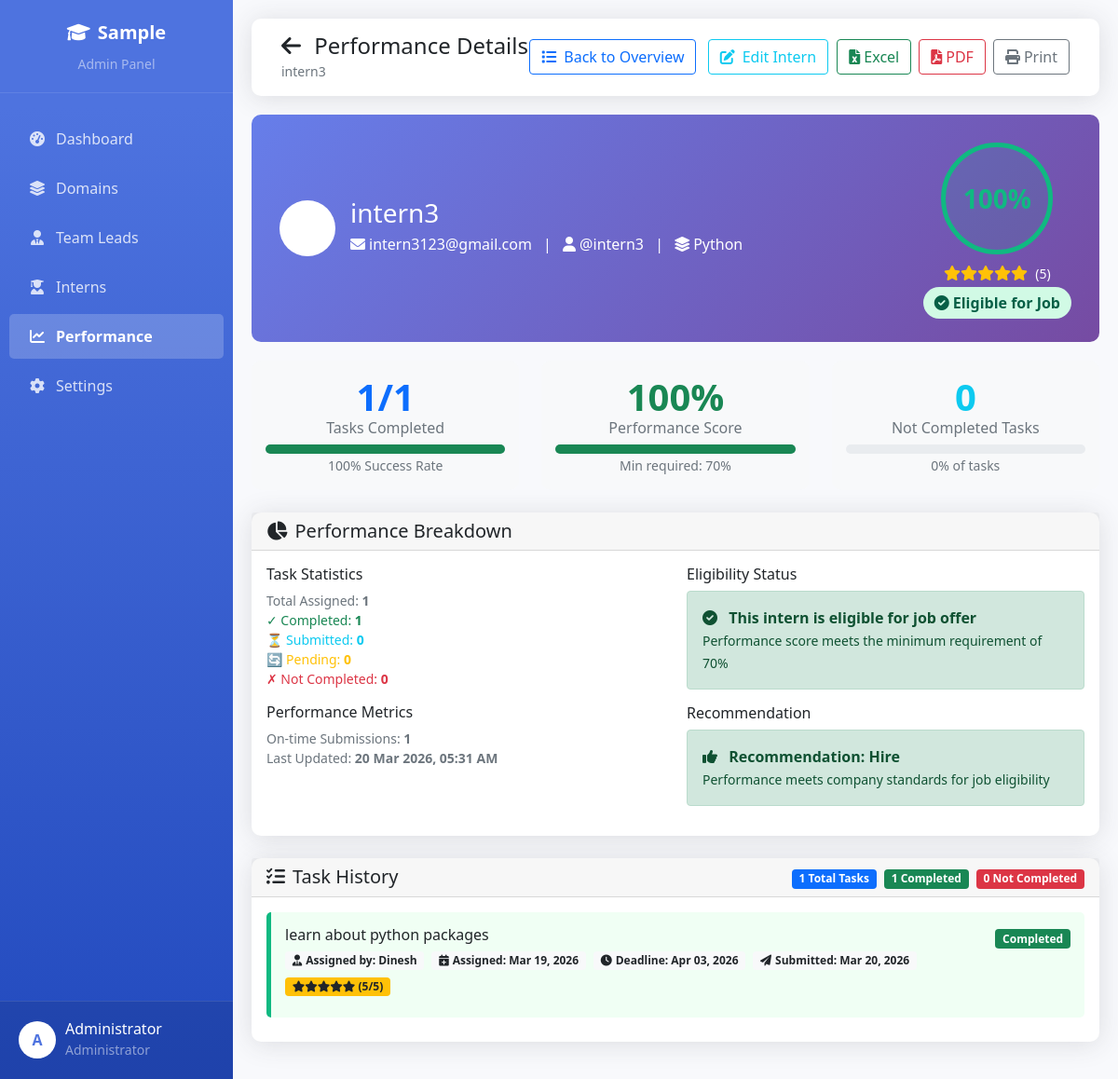
/admin/performance/details.php?intern_id=7 (signed in), run on the app's committed database.
### tables this page shows
CREATE TABLE `company_details` (
  `id` int(11) NOT NULL AUTO_INCREMENT,
  `company_name` varchar(255) NOT NULL,
  `admin_username` varchar(50) NOT NULL,
  `admin_password` varchar(255) NOT NULL,
  `internship_duration` varchar(100) DEFAULT NULL,
  `office_timing` varchar(100) DEFAULT NULL,
  `min_score_for_job` int(11) DEFAULT 70,
  `created_at` timestamp NOT NULL DEFAULT current_timestamp(),
  `updated_at` timestamp NOT NULL DEFAULT current_timestamp() ON UPDATE current_timestamp(),
  PRIMARY KEY (`id`)
);

CREATE TABLE `users` (
  `id` int(11) NOT NULL AUTO_INCREMENT,
  `username` varchar(50) NOT NULL,
  `password` varchar(255) NOT NULL,
  `email` varchar(100) NOT NULL,
  `full_name` varchar(100) NOT NULL,
  `role` enum('admin','team_lead','intern') NOT NULL,
  `domain_id` int(11) DEFAULT NULL,
  `phone` varchar(20) DEFAULT NULL,
  `join_date` date DEFAULT NULL,
  `end_date` date DEFAULT NULL,
  `is_active` tinyint(1) DEFAULT 1,
  `created_at` timestamp NOT NULL DEFAULT current_timestamp(),
  PRIMARY KEY (`id`),
  UNIQUE KEY `username` (`username`),
  UNIQUE KEY `email` (`email`)
);

CREATE TABLE `domains` (
  `id` int(11) NOT NULL AUTO_INCREMENT,
  `domain_name` varchar(100) NOT NULL,
  `description` text DEFAULT NULL,
  `created_by` int(11) DEFAULT NULL,
  `created_at` timestamp NOT NULL DEFAULT current_timestamp(),
  PRIMARY KEY (`id`)
);

CREATE TABLE `performance` (
  `id` int(11) NOT NULL AUTO_INCREMENT,
  `intern_id` int(11) DEFAULT NULL,
  `total_tasks_assigned` int(11) DEFAULT 0,
  `tasks_completed` int(11) DEFAULT 0,
  `tasks_not_completed` int(11) DEFAULT 0,
  `tasks_submitted` int(11) DEFAULT 0,
  `tasks_pending` int(11) DEFAULT 0,
  `on_time_submissions` int(11) DEFAULT 0,
  `performance_score` decimal(5,2) DEFAULT 0.00,
  `total_score` decimal(5,2) DEFAULT 0.00,
  `attendance_percentage` decimal(5,2) DEFAULT 0.00,
  `eligibility` enum('eligible','not_eligible','pending') DEFAULT 'pending',
  `last_updated` timestamp NOT NULL DEFAULT current_timestamp() ON UPDATE current_timestamp(),
  PRIMARY KEY (`id`)
);

CREATE TABLE `tasks` (
  `id` int(11) NOT NULL AUTO_INCREMENT,
  `title` varchar(255) NOT NULL,
  `description` text DEFAULT NULL,
  `instructions` text DEFAULT NULL,
  `assigned_to` int(11) DEFAULT NULL,
  `assigned_by` int(11) DEFAULT NULL,
  `domain_id` int(11) DEFAULT NULL,
  `status` enum('pending','submitted','completed','not_completed') DEFAULT 'pending',
  `assigned_date` timestamp NOT NULL DEFAULT current_timestamp(),
  `deadline` date DEFAULT NULL,
  `submitted_date` timestamp NULL DEFAULT NULL,
  `submitted_file` varchar(255) DEFAULT NULL,
  `submission_text` text DEFAULT NULL,
  `rating` int(11) DEFAULT 0,
  `feedback` text DEFAULT NULL,
  PRIMARY KEY (`id`)
);

### admin/performance/details.php (the view, shortened to what the rows shown need)
<?php
require_once '../../config/database.php';
$intern_id = isset($_GET['intern_id']) ? intval($_GET['intern_id']) : 0;
$company_query = "SELECT company_name, min_score_for_job FROM company_details LIMIT 1";
$company_result = mysqli_query($conn, $company_query);
$company_data = mysqli_fetch_assoc($company_result);
$company_name = $company_data['company_name'] ?? 'Intern Management System';
$min_score = $company_data['min_score_for_job'] ?? 70;
$intern_query = "
    SELECT
        u.id,
        u.full_name,
        u.username,
        u.email,
        d.domain_name,
        p.performance_score,
        p.eligibility,
        p.last_updated,
        (SELECT COUNT(*) FROM tasks t WHERE t.assigned_to = u.id) as total_tasks,
        (SELECT COUNT(*) FROM tasks t WHERE t.assigned_to = u.id AND t.status = 'completed') as completed_tasks_count,
        (SELECT COUNT(*) FROM tasks t WHERE t.assigned_to = u.id AND t.status = 'not_completed') as not_completed_count
    FROM users u
    LEFT JOIN domains d ON u.domain_id = d.id
    LEFT JOIN performance p ON u.id = p.intern_id
    WHERE u.id = $intern_id AND u.role = 'intern' AND u.is_active = TRUE
";
$intern_result = mysqli_query($conn, $intern_query);
$intern = mysqli_fetch_assoc($intern_result);
$performance_query = "
    SELECT
        p.total_tasks_assigned,
        p.tasks_completed,
        p.tasks_not_completed,
        p.tasks_submitted,
        p.tasks_pending,
        p.on_time_submissions,
        p.performance_score,
        p.eligibility,
        p.last_updated
    FROM performance p
    WHERE p.intern_id = $intern_id
";
$performance_result = mysqli_query($conn, $performance_query);
$performance = mysqli_fetch_assoc($performance_result);
$tasks_query = "
    SELECT
        t.title,
        t.description,
        t.status,
        t.assigned_date,
        t.deadline,
        t.submitted_date,
        t.rating,
        tl.full_name as assigned_by_name
    FROM tasks t
    LEFT JOIN users tl ON t.assigned_by = tl.id
    WHERE t.assigned_to = $intern_id
    ORDER BY t.assigned_date DESC
";
$tasks_result = mysqli_query($conn, $tasks_query);
$tasks = mysqli_fetch_all($tasks_result, MYSQLI_ASSOC);
$performance_score = $intern['performance_score'] ?: 0;
?>
<!DOCTYPE html>
<html lang="en">
<head>
    <link href="https://cdn.jsdelivr.net/npm/bootstrap@5.1.3/dist/css/bootstrap.min.css" rel="stylesheet">
    <link rel="stylesheet" href="https://cdnjs.cloudflare.com/ajax/libs/font-awesome/6.0.0/css/all.min.css">
</head>
<body>
    <div class="sidebar">
        <div class="sidebar-header">
            <a href="../dashboard.php" class="company-logo">
                <i class="fas fa-graduation-cap me-2"></i><?php echo $company_name; ?>
            </a>
            <small class="text-white-50 d-block mt-2">Admin Panel</small>
        </div>
    </div>
    <div class="main-content">
        <nav class="navbar-top">
            <div class="container-fluid">
                <div class="d-flex justify-content-between align-items-center w-100">
                    <div>
                        <h4 class="mb-0">
                            <a href="overview.php" class="text-decoration-none text-dark">
                            </a>
                            Performance Details
                        </h4>
                        <small class="text-muted"><?php echo htmlspecialchars($intern['full_name']); ?></small>
                    </div>
                </div>
            </div>
        </nav>
        <div class="intern-header">
            <div class="row align-items-center">
                <div class="col-md-8">
                    <div class="d-flex align-items-center">
                        <div>
                            <h3 class="mb-1"><?php echo htmlspecialchars($intern['full_name']); ?></h3>
                            <p class="mb-1">
                                <i class="fas fa-envelope me-1"></i><?php echo htmlspecialchars($intern['email']); ?>
                                <span class="mx-2">|</span>
                                <i class="fas fa-user me-1"></i>@<?php echo htmlspecialchars($intern['username']); ?>
                                <span class="mx-2">|</span>
                                <i class="fas fa-layer-group me-1"></i><?php echo htmlspecialchars($intern['domain_name'] ?? 'No Domain'); ?>
                            </p>
                        </div>
                    </div>
                </div>
            </div>
        </div>
        <div class="row mb-4">
            <div class="col-md-4">
                <div class="stats-box">
                    <div class="display-6 fw-bold <?php echo $performance_score >= $min_score ? 'text-success' : 'text-danger'; ?>">
                        <?php echo round($performance_score, 1); ?>%
                    </div>
                    <h6 class="text-muted mb-2">Performance Score</h6>
                    <div class="progress">
                        <div class="progress-bar <?php echo $performance_score >= $min_score ? 'bg-success' : 'bg-danger'; ?>"
                             style="width: <?php echo $performance_score; ?>%">
                        </div>
                    </div>
                    <small class="text-muted">
                        Min required: <?php echo $min_score; ?>%
                    </small>
                </div>
            </div>
        </div>
        <?php if ($performance): ?>
        <div class="card mb-4">
            <div class="card-header">
                <h5 class="mb-0"><i class="fas fa-chart-pie me-2"></i>Performance Breakdown</h5>
            </div>
            <div class="card-body">
                <div class="row">
                    <div class="col-md-6">
                        <h6>Task Statistics</h6>
                        <div class="mb-3">
                            <small class="text-muted d-block">Total Assigned: <span class="fw-bold"><?php echo $performance['total_tasks_assigned']; ?></span></small>
                            <small class="text-success d-block">✓ Completed: <span class="fw-bold"><?php echo $performance['tasks_completed']; ?></span></small>
                            <small class="text-info d-block">⏳ Submitted: <span class="fw-bold"><?php echo $performance['tasks_submitted']; ?></span></small>
                            <small class="text-warning d-block">🔄 Pending: <span class="fw-bold"><?php echo $performance['tasks_pending']; ?></span></small>
                            <small class="text-danger d-block">✗ Not Completed: <span class="fw-bold"><?php echo $performance['tasks_not_completed']; ?></span></small>
                        </div>
                        <h6>Performance Metrics</h6>
                        <div class="mb-3">
                            <small class="text-muted d-block">On-time Submissions: <span class="fw-bold"><?php echo $performance['on_time_submissions']; ?></span></small>
                            <small class="text-muted d-block">Last Updated: <span class="fw-bold">
                                <?php
                                if ($performance['last_updated']) {
                                    echo date('d M Y, h:i A', strtotime($performance['last_updated']));
                                } else {
                                    echo 'Never';
                                }
                                ?>
                            </span></small>
                        </div>
                    </div>
                    <div class="col-md-6">
                        <h6>Eligibility Status</h6>
                        <div class="mb-3">
                            <?php if ($performance['eligibility'] == 'eligible'): ?>
                                <div class="alert alert-success">
                                    <i class="fas fa-check-circle me-2"></i>
                                    <strong>This intern is eligible for job offer</strong><br>
                                    <small>Performance score meets the minimum requirement of <?php echo $min_score; ?>%</small>
                                </div>
                            <?php endif; ?>
                        </div>
                        <h6>Recommendation</h6>
                        <div class="alert <?php echo $performance_score >= $min_score ? 'alert-success' : 'alert-danger'; ?>">
                            <?php if ($performance_score >= $min_score): ?>
                                <i class="fas fa-thumbs-up me-2"></i>
                                <strong>Recommendation: Hire</strong><br>
                                <small>Performance meets company standards for job eligibility</small>
                            <?php else: ?>
                                <i class="fas fa-thumbs-down me-2"></i>
                                <strong>Recommendation: Do Not Hire</strong><br>
                                <small>Performance does not meet minimum requirements</small>
                            <?php endif; ?>
                        </div>
                    </div>
                </div>
            </div>
        </div>
        <?php endif; ?>
        <div class="row">
            <div class="col-md-12">
                <div class="card">
                    <div class="card-body">
                        <?php if (count($tasks) > 0): ?>
                            <?php foreach ($tasks as $task):
                                $status_class = '';
                                if ($task['status'] == 'completed') {
                                    $status_class = 'task-completed';
                                } elseif ($task['status'] == 'not_completed') {
                                    $status_class = 'task-not-completed';
                                } else {
                                    $status_class = 'task-pending';
                                }
                            ?>
                            <div class="task-card <?php echo $status_class; ?>">
                                <div class="d-flex justify-content-between align-items-start">
                                    <div class="flex-grow-1">
                                        <h6 class="mb-1"><?php echo htmlspecialchars($task['title']); ?></h6>
                                        <div class="d-flex flex-wrap gap-2 mb-2">
                                            <?php if ($task['assigned_by_name']): ?>
                                            <span class="badge bg-light text-dark">
                                                <i class="fas fa-user-tie me-1"></i>Assigned by: <?php echo htmlspecialchars($task['assigned_by_name']); ?>
                                            </span>
                                            <?php endif; ?>
                                            <?php if ($task['assigned_date']): ?>
                                            <span class="badge bg-light text-dark">
                                                <i class="fas fa-calendar-plus me-1"></i>Assigned: <?php echo date('M d, Y', strtotime($task['assigned_date'])); ?>
                                            </span>
                                            <?php endif; ?>
                                            <?php if ($task['deadline']): ?>
                                            <span class="badge bg-light text-dark">
                                                <i class="fas fa-clock me-1"></i>Deadline: <?php echo date('M d, Y', strtotime($task['deadline'])); ?>
                                            </span>
                                            <?php endif; ?>
                                            <?php if ($task['submitted_date']): ?>
                                            <span class="badge bg-light text-dark">
                                                <i class="fas fa-paper-plane me-1"></i>Submitted: <?php echo date('M d, Y', strtotime($task['submitted_date'])); ?>
                                            </span>
                                            <?php endif; ?>
                                            <?php if ($task['rating'] > 0): ?>
                                            <span class="badge bg-warning text-dark">
                                                <?php for($i=1; $i<=5; $i++) echo ($i <= $task['rating'] ? '<i class="fas fa-star"></i>' : '<i class="far fa-star"></i>'); ?>
                                                (<?php echo $task['rating']; ?>/5)
                                            </span>
                                            <?php endif; ?>
                                        </div>
                                    </div>
                                    <div class="ms-3 text-end">
                                        <?php if ($task['status'] == 'completed'): ?>
                                            <span class="badge bg-success">Completed</span>
                                        <?php elseif ($task['status'] == 'not_completed'): ?>
                                            <span class="badge bg-danger">Not Completed</span>
                                        <?php else: ?>
                                            <span class="badge bg-warning">Pending</span>
                                        <?php endif; ?>
                                    </div>
                                </div>
                            </div>
                            <?php endforeach; ?>
                        <?php endif; ?>
                    </div>
                </div>
            </div>
        </div>
    </div>
</body>
</html>

### data on the page
company_details: company_name "Sample", min_score_for_job "70"
users: full_name "intern3", email "intern3123@gmail.com", username "intern3", domain.domain_name "Python"
performance: total_tasks_assigned "1", tasks_completed "1", tasks_submitted "0", tasks_pending "0", tasks_not_completed "0", on_time_submissions "1", last_updated "20 Mar 2026, 05:31 AM"
tasks: title "learn about python packages", users.full_name "Dinesh", assigned_date "Mar 19, 2026", deadline "Apr 03, 2026", submitted_date "Mar 20, 2026", rating "5", status "Completed"

### other printed values
substr($_SESSION['full_name'], 0, 1) "A"
$_SESSION['full_name'] "Administrator"
$performance_score "100"
$avg_rating "5"
$completed_tasks "1"
$total_tasks "1"
$completed_tasks / $total_tasks * 100 "100"
$intern['not_completed_count'] "0"
$not_completed_rate "0"
count($tasks) "1"
